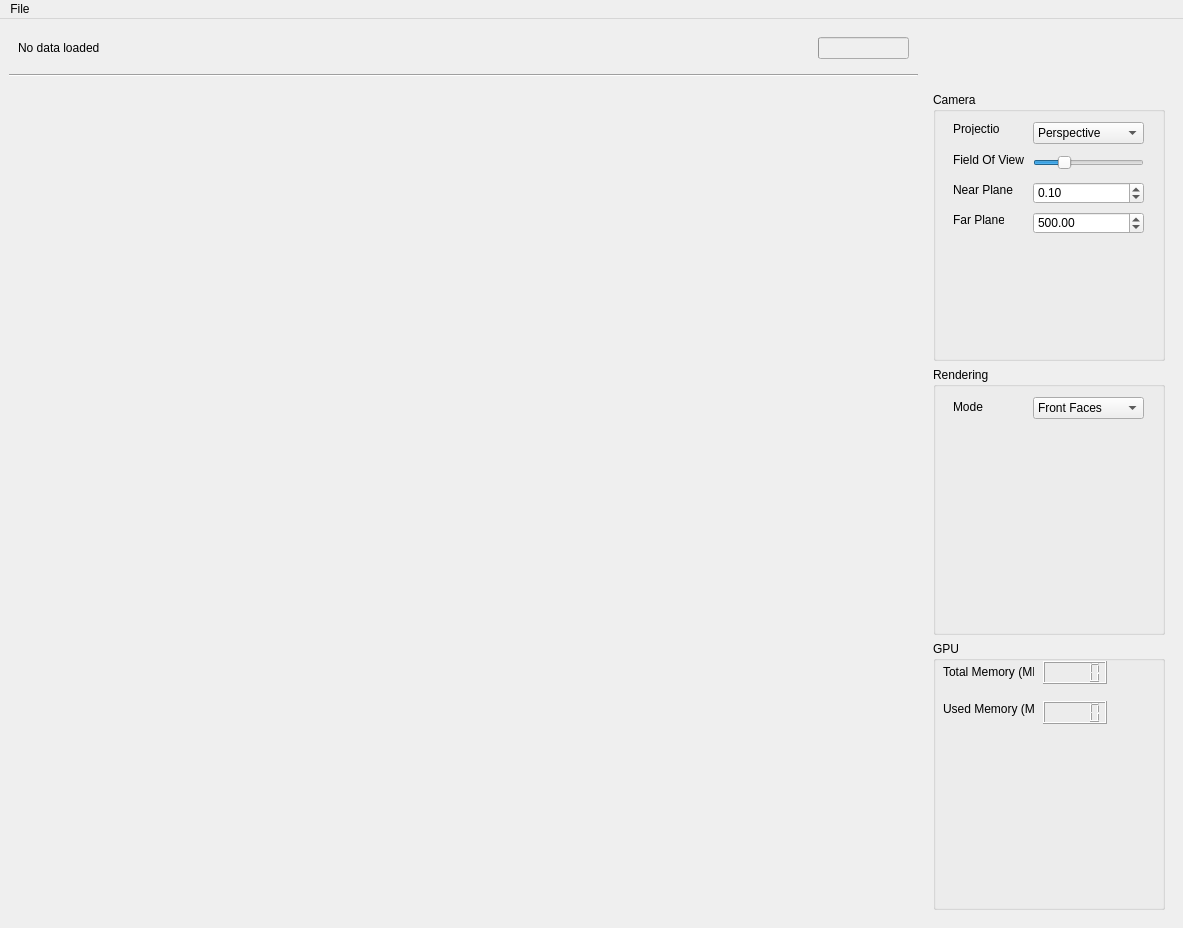
<?xml version="1.0" encoding="UTF-8"?>
<ui version="4.0">
 <class>MainWindow</class>
 <widget class="QMainWindow" name="MainWindow">
  <property name="geometry">
   <rect>
    <x>0</x>
    <y>0</y>
    <width>1183</width>
    <height>928</height>
   </rect>
  </property>
  <property name="sizePolicy">
   <sizepolicy hsizetype="Preferred" vsizetype="Preferred">
    <horstretch>0</horstretch>
    <verstretch>0</verstretch>
   </sizepolicy>
  </property>
  <property name="windowTitle">
   <string>Visualisierung 1</string>
  </property>
  <widget class="QWidget" name="centralwidget">
   <layout class="QGridLayout" name="gridLayout">
    <item row="0" column="0">
     <widget class="QWidget" name="controls" native="true">
      <property name="sizePolicy">
       <sizepolicy hsizetype="Expanding" vsizetype="Fixed">
        <horstretch>0</horstretch>
        <verstretch>0</verstretch>
       </sizepolicy>
      </property>
      <layout class="QGridLayout" name="gridLayout_2">
       <item row="2" column="1">
        <widget class="QProgressBar" name="progressBar">
         <property name="enabled">
          <bool>false</bool>
         </property>
         <property name="sizePolicy">
          <sizepolicy hsizetype="Fixed" vsizetype="Fixed">
           <horstretch>0</horstretch>
           <verstretch>0</verstretch>
          </sizepolicy>
         </property>
         <property name="maximum">
          <number>100</number>
         </property>
         <property name="value">
          <number>0</number>
         </property>
         <property name="textVisible">
          <bool>false</bool>
         </property>
        </widget>
       </item>
       <item row="2" column="0">
        <widget class="QLabel" name="labelTop">
         <property name="text">
          <string>No data loaded</string>
         </property>
        </widget>
       </item>
      </layout>
     </widget>
    </item>
    <item row="2" column="0">
     <layout class="QGridLayout" name="glLayout"/>
    </item>
    <item row="1" column="0">
     <widget class="Line" name="line">
      <property name="sizePolicy">
       <sizepolicy hsizetype="Expanding" vsizetype="Fixed">
        <horstretch>0</horstretch>
        <verstretch>0</verstretch>
       </sizepolicy>
      </property>
      <property name="orientation">
       <enum>Qt::Horizontal</enum>
      </property>
     </widget>
    </item>
    <item row="2" column="1">
     <widget class="QWidget" name="widget_2" native="true">
      <property name="sizePolicy">
       <sizepolicy hsizetype="Minimum" vsizetype="Minimum">
        <horstretch>0</horstretch>
        <verstretch>0</verstretch>
       </sizepolicy>
      </property>
      <property name="minimumSize">
       <size>
        <width>250</width>
        <height>0</height>
       </size>
      </property>
      <property name="maximumSize">
       <size>
        <width>200</width>
        <height>16777215</height>
       </size>
      </property>
      <layout class="QVBoxLayout" name="verticalLayout">
       <item>
        <widget class="QGroupBox" name="groupBox">
         <property name="title">
          <string>Camera</string>
         </property>
         <widget class="QLabel" name="label">
          <property name="geometry">
           <rect>
            <x>20</x>
            <y>30</y>
            <width>47</width>
            <height>13</height>
           </rect>
          </property>
          <property name="text">
           <string>Projection</string>
          </property>
         </widget>
         <widget class="QLabel" name="label_FieldOfView">
          <property name="geometry">
           <rect>
            <x>20</x>
            <y>60</y>
            <width>71</width>
            <height>16</height>
           </rect>
          </property>
          <property name="text">
           <string>Field Of View</string>
          </property>
         </widget>
         <widget class="QLabel" name="label_3">
          <property name="geometry">
           <rect>
            <x>20</x>
            <y>90</y>
            <width>61</width>
            <height>16</height>
           </rect>
          </property>
          <property name="text">
           <string>Near Plane</string>
          </property>
         </widget>
         <widget class="QComboBox" name="switch_projection">
          <property name="geometry">
           <rect>
            <x>100</x>
            <y>30</y>
            <width>111</width>
            <height>22</height>
           </rect>
          </property>
          <item>
           <property name="text">
            <string>Perspective</string>
           </property>
          </item>
          <item>
           <property name="text">
            <string>Orthographic</string>
           </property>
          </item>
         </widget>
         <widget class="QSlider" name="slider_FieldOfView">
          <property name="geometry">
           <rect>
            <x>100</x>
            <y>60</y>
            <width>111</width>
            <height>22</height>
           </rect>
          </property>
          <property name="minimum">
           <number>1</number>
          </property>
          <property name="maximum">
           <number>179</number>
          </property>
          <property name="value">
           <number>45</number>
          </property>
          <property name="orientation">
           <enum>Qt::Horizontal</enum>
          </property>
         </widget>
         <widget class="QDoubleSpinBox" name="box_nearPlane">
          <property name="geometry">
           <rect>
            <x>100</x>
            <y>90</y>
            <width>111</width>
            <height>22</height>
           </rect>
          </property>
          <property name="minimum">
           <double>0.010000000000000</double>
          </property>
          <property name="singleStep">
           <double>0.100000000000000</double>
          </property>
          <property name="value">
           <double>0.100000000000000</double>
          </property>
         </widget>
         <widget class="QLabel" name="label_12">
          <property name="geometry">
           <rect>
            <x>20</x>
            <y>120</y>
            <width>51</width>
            <height>16</height>
           </rect>
          </property>
          <property name="text">
           <string>Far Plane</string>
          </property>
         </widget>
         <widget class="QDoubleSpinBox" name="box_FarPlane">
          <property name="geometry">
           <rect>
            <x>100</x>
            <y>120</y>
            <width>111</width>
            <height>22</height>
           </rect>
          </property>
          <property name="maximum">
           <double>50000.000000000000000</double>
          </property>
          <property name="singleStep">
           <double>0.100000000000000</double>
          </property>
          <property name="value">
           <double>500.000000000000000</double>
          </property>
         </widget>
        </widget>
       </item>
       <item>
        <widget class="QGroupBox" name="groupBox_2">
         <property name="title">
          <string>Rendering</string>
         </property>
         <widget class="QComboBox" name="switch_renderingMode">
          <property name="geometry">
           <rect>
            <x>100</x>
            <y>30</y>
            <width>111</width>
            <height>22</height>
           </rect>
          </property>
          <item>
           <property name="text">
            <string>Front Faces</string>
           </property>
          </item>
          <item>
           <property name="text">
            <string>Back Faces</string>
           </property>
          </item>
          <item>
           <property name="text">
            <string>MIP</string>
           </property>
          </item>
          <item>
           <property name="text">
            <string>Alpha-Compositing</string>
           </property>
          </item>
         </widget>
         <widget class="QLabel" name="label_renderingMode">
          <property name="geometry">
           <rect>
            <x>20</x>
            <y>30</y>
            <width>47</width>
            <height>20</height>
           </rect>
          </property>
          <property name="text">
           <string>Mode</string>
          </property>
         </widget>
        </widget>
       </item>
       <item>
        <widget class="QGroupBox" name="groupBox_5">
         <property name="title">
          <string>GPU</string>
         </property>
         <widget class="QLabel" name="label_9">
          <property name="geometry">
           <rect>
            <x>10</x>
            <y>60</y>
            <width>91</width>
            <height>16</height>
           </rect>
          </property>
          <property name="text">
           <string>Used Memory (MB)</string>
          </property>
         </widget>
         <widget class="QLCDNumber" name="usedMemLCD">
          <property name="geometry">
           <rect>
            <x>110</x>
            <y>60</y>
            <width>64</width>
            <height>23</height>
           </rect>
          </property>
         </widget>
         <widget class="QLabel" name="label_10">
          <property name="geometry">
           <rect>
            <x>10</x>
            <y>20</y>
            <width>51</width>
            <height>21</height>
           </rect>
          </property>
          <property name="text">
           <string/>
          </property>
         </widget>
         <widget class="QLabel" name="label_11">
          <property name="geometry">
           <rect>
            <x>10</x>
            <y>20</y>
            <width>91</width>
            <height>21</height>
           </rect>
          </property>
          <property name="text">
           <string>Total Memory (MB)</string>
          </property>
         </widget>
         <widget class="QLCDNumber" name="memSizeLCD">
          <property name="geometry">
           <rect>
            <x>110</x>
            <y>20</y>
            <width>64</width>
            <height>23</height>
           </rect>
          </property>
          <property name="segmentStyle">
           <enum>QLCDNumber::Filled</enum>
          </property>
         </widget>
        </widget>
       </item>
      </layout>
     </widget>
    </item>
   </layout>
  </widget>
  <widget class="QMenuBar" name="menubar">
   <property name="geometry">
    <rect>
     <x>0</x>
     <y>0</y>
     <width>1183</width>
     <height>21</height>
    </rect>
   </property>
   <widget class="QMenu" name="menuFile">
    <property name="title">
     <string>File</string>
    </property>
    <addaction name="actionOpen"/>
    <addaction name="separator"/>
    <addaction name="actionClose"/>
   </widget>
   <addaction name="menuFile"/>
  </widget>
  <action name="actionOpen">
   <property name="text">
    <string>Open ...</string>
   </property>
  </action>
  <action name="actionClose">
   <property name="text">
    <string>Close</string>
   </property>
  </action>
 </widget>
 <resources/>
 <connections/>
</ui>
